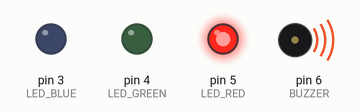
Bench run of a sketch on a simulated Arduino Uno, built with avr-gcc and run on an emulated ATmega328P. On the bench: output pins drawn as LEDs (lit = HIGH), buzzer (waves = sounding).

Above: at 0.12 s.
At 0.62 s:
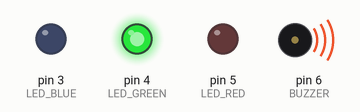
At 1.12 s:
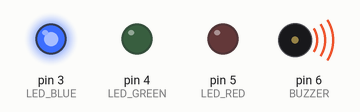
At 2.87 s:
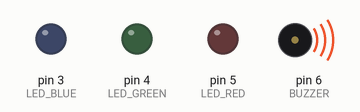
Timing chart, 0 to 3.5 s (numbered marks = the images above):
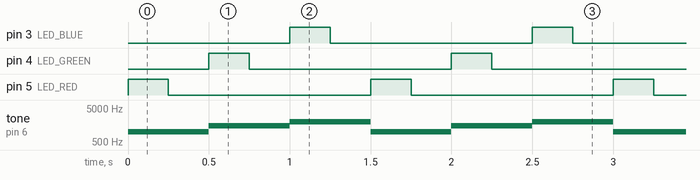

Measured:
- by itself, pin 3 (LED_BLUE), pin 4 (LED_GREEN), pin 5 (LED_RED): alternates HIGH for 0.25 s and LOW for 1.3 s
- by itself, tone on pin 6 (BUZZER): repeats every 1.5 s: 1500 Hz 0.50 s, 2000 Hz 0.50 s, 1000 Hz 0.50 s

The sketch:

02-buzz.ino
```cpp
int BUZZER = 6;
int LED_RED = 5;
int LED_GREEN = 4;
int LED_BLUE = 3;

void setup() {
  pinMode(BUZZER, OUTPUT);
  pinMode(LED_RED, OUTPUT);
  pinMode(LED_GREEN, OUTPUT);
  pinMode(LED_BLUE, OUTPUT);
}

void blink(int led, int delayMs = 250) {
  digitalWrite(led, HIGH);
  delay(delayMs);
  digitalWrite(led, LOW);
  delay(delayMs);
}

void loop() {
  tone(BUZZER, 1000);
  blink(LED_RED);

  tone(BUZZER, 1500);
  blink(LED_GREEN);

  tone(BUZZER, 2000);
  blink(LED_BLUE);
}
```
